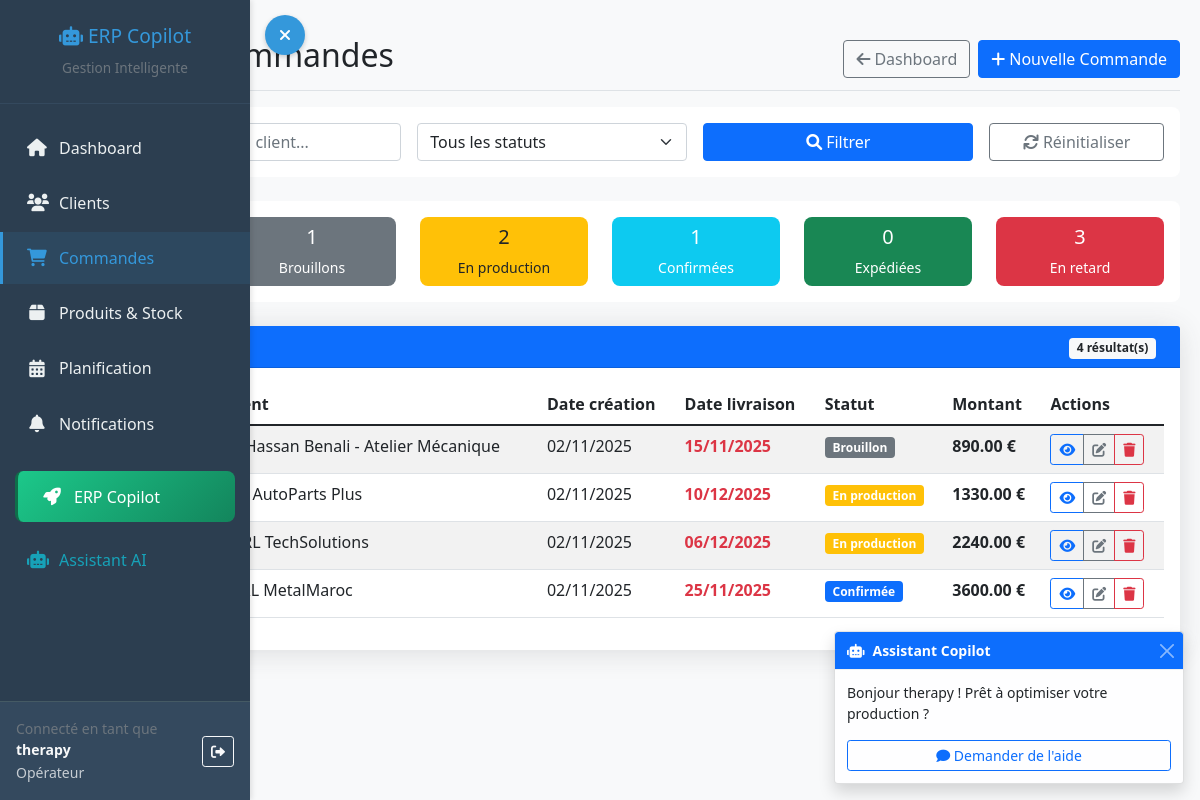
The page /orders/ (signed in) on the database as committed earlier.
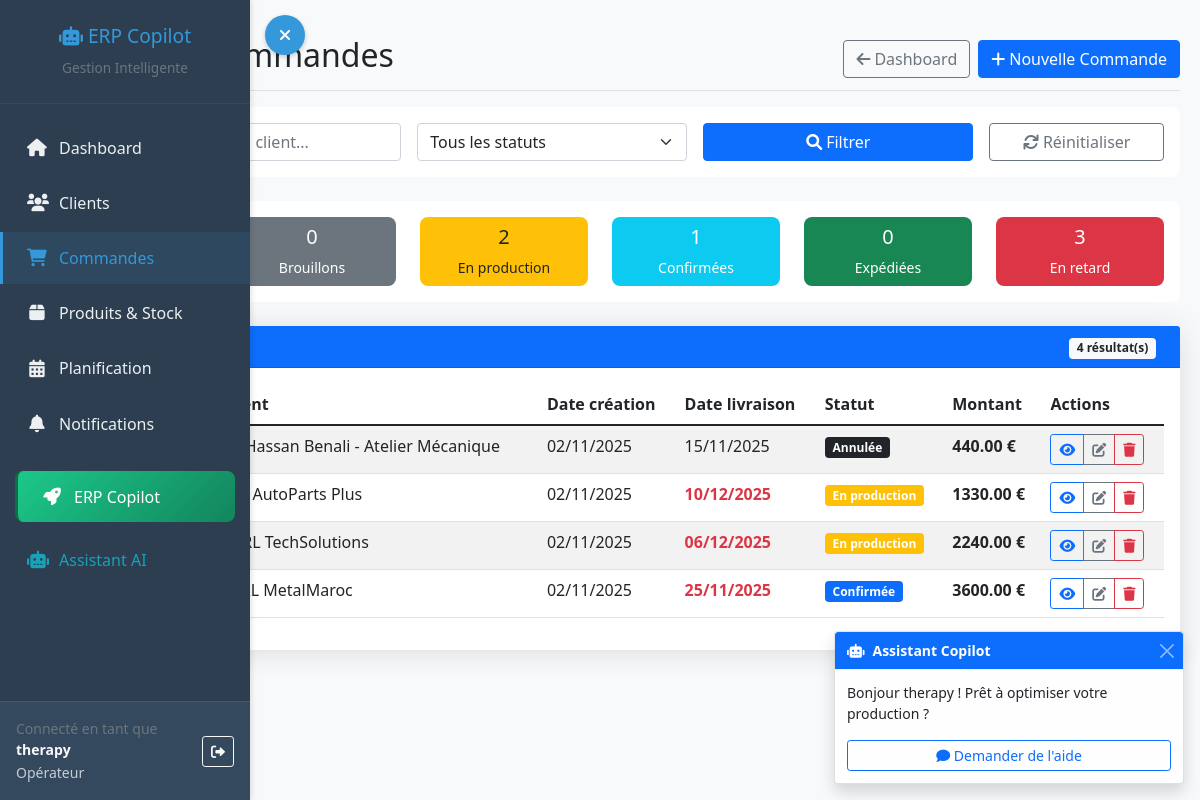
The same page on the database as committed later.
### dashboard/models.py (models this page shows, shortened)
class Order(models.Model):
    STATUS_CHOICES = [
        ('draft', 'Brouillon'),
        ('confirmed', 'Confirmée'),
        ('in_production', 'En production'),
        ('shipped', 'Expédiée'),
        ('delivered', 'Livrée'),
        ('cancelled', 'Annulée'),
    ]
    order_number = models.CharField(max_length=20, unique=True)
    customer = models.ForeignKey(Customer, on_delete=models.CASCADE)
    status = models.CharField(max_length=20, choices=STATUS_CHOICES, default='draft')
    created_at = models.DateTimeField(auto_now_add=True)
    delivery_date = models.DateField()
    total_amount = models.DecimalField(max_digits=12, decimal_places=2, default=0)
    @property
    def is_delayed(self):
        return self.delivery_date < timezone.now().date() and self.status not in ['shipped', 'delivered', 'cancelled']

class Customer(models.Model):
    name = models.CharField(max_length=100)
    email = models.EmailField()
    phone = models.CharField(max_length=20)
    address = models.TextField()

### dashboard/views.py (the view)
# urls.py: path('orders/', views.order_list, name='order_list'),
@login_required
def order_list(request):
    orders = Order.objects.select_related('customer').all().order_by('-created_at')
    status_filter = request.GET.get('status', '')
    if status_filter:
        orders = orders.filter(status=status_filter)
    search_query = request.GET.get('search', '')
    if search_query:
        orders = orders.filter(
            Q(order_number__icontains=search_query) |
            Q(customer__name__icontains=search_query)
        )
    total_orders = Order.objects.count()
    draft_orders = Order.objects.filter(status='draft').count()
    confirmed_orders = Order.objects.filter(status='confirmed').count()
    production_orders = Order.objects.filter(status='in_production').count()
    shipped_orders = Order.objects.filter(status='shipped').count()
    delayed_orders = Order.objects.filter(
        delivery_date__lt=timezone.now().date(),
        status__in=['confirmed', 'in_production']
    ).count()
    return render(request, 'dashboard/orders/order_list.html', {
        'orders': orders,
        'status_filter': status_filter,
        'search_query': search_query,
        'total_orders': total_orders,
        'draft_orders': draft_orders,
        'confirmed_orders': confirmed_orders,
        'production_orders': production_orders,
        'shipped_orders': shipped_orders,
        'delayed_orders': delayed_orders,
    })

### templates/dashboard/orders/order_list.html (shortened to what the changed rows need)
{% extends 'base.html' %}
{% block content %}
<div class="d-flex justify-content-between flex-wrap flex-md-nowrap align-items-center pt-3 pb-2 mb-3 border-bottom">
    <h1 class="h2">
        Liste des Commandes
    </h1>
</div>
<div class="row mb-4">
    <div class="col-12">
        <div class="card">
            <div class="card-body">
                <div class="row text-center">
                    <div class="col-md-2">
                        <div class="card bg-secondary text-white">
                            <div class="card-body py-2">
                                <h5 class="card-title">{{ draft_orders }}</h5>
                                <p class="card-text small">Brouillons</p>
                            </div>
                        </div>
                    </div>
                </div>
            </div>
        </div>
    </div>
</div>
<div class="row">
    <div class="col-12">
        <div class="card shadow">
            <div class="card-body">
                <div class="table-responsive">
                    <table class="table table-striped table-hover">
                        <thead>
                            <tr>
                                <th>Numéro</th>
                                <th>Client</th>
                                <th>Date création</th>
                                <th>Date livraison</th>
                                <th>Statut</th>
                                <th>Montant</th>
                                <th>Actions</th>
                            </tr>
                        </thead>
                        <tbody>
                            {% for order in orders %}
                            <tr>
                                <td>
                                    <strong>{{ order.order_number }}</strong>
                                </td>
                                <td>{{ order.customer.name }}</td>
                                <td>{{ order.created_at|date:"d/m/Y" }}</td>
                                <td class="{% if order.is_delayed %}text-danger fw-bold{% endif %}">
                                    {{ order.delivery_date|date:"d/m/Y" }}
                                </td>
                                <td>
                                    <span class="badge
                                        {% if order.status == 'draft' %}bg-secondary
                                        {% elif order.status == 'confirmed' %}bg-primary
                                        {% elif order.status == 'in_production' %}bg-warning
                                        {% elif order.status == 'shipped' %}bg-success
                                        {% elif order.status == 'delivered' %}bg-info
                                        {% else %}bg-dark{% endif %}">
                                        {{ order.get_status_display }}
                                    </span>
                                </td>
                                <td><strong>{{ order.total_amount }} €</strong></td>
                                <td>
                                    <div class="btn-group btn-group-sm">
                                        <a href="{% url 'order_detail' order.id %}" class="btn btn-outline-primary" title="Voir">
                                            <i class="fas fa-eye"></i>
                                        </a>
                                        <a href="{% url 'edit_order' order.id %}" class="btn btn-outline-secondary" title="Modifier">
                                            <i class="fas fa-edit"></i>
                                        </a>
                                        <a href="{% url 'delete_order' order.id %}" class="btn btn-outline-danger" title="Supprimer">
                                            <i class="fas fa-trash"></i>
                                        </a>
                                    </div>
                                </td>
                            </tr>
                            {% endfor %}
                        </tbody>
                    </table>
                </div>
            </div>
        </div>
    </div>
</div>
{% endblock %}

Rows that differ between the two databases and show on the page:
changed Order "M. Hassan Benali - Atelier Mécanique": status "Brouillon" → "Annulée"; total_amount "890.00" → "440.00"
Other text that changed with them:
{{ draft_orders }}: "1" → "0"
